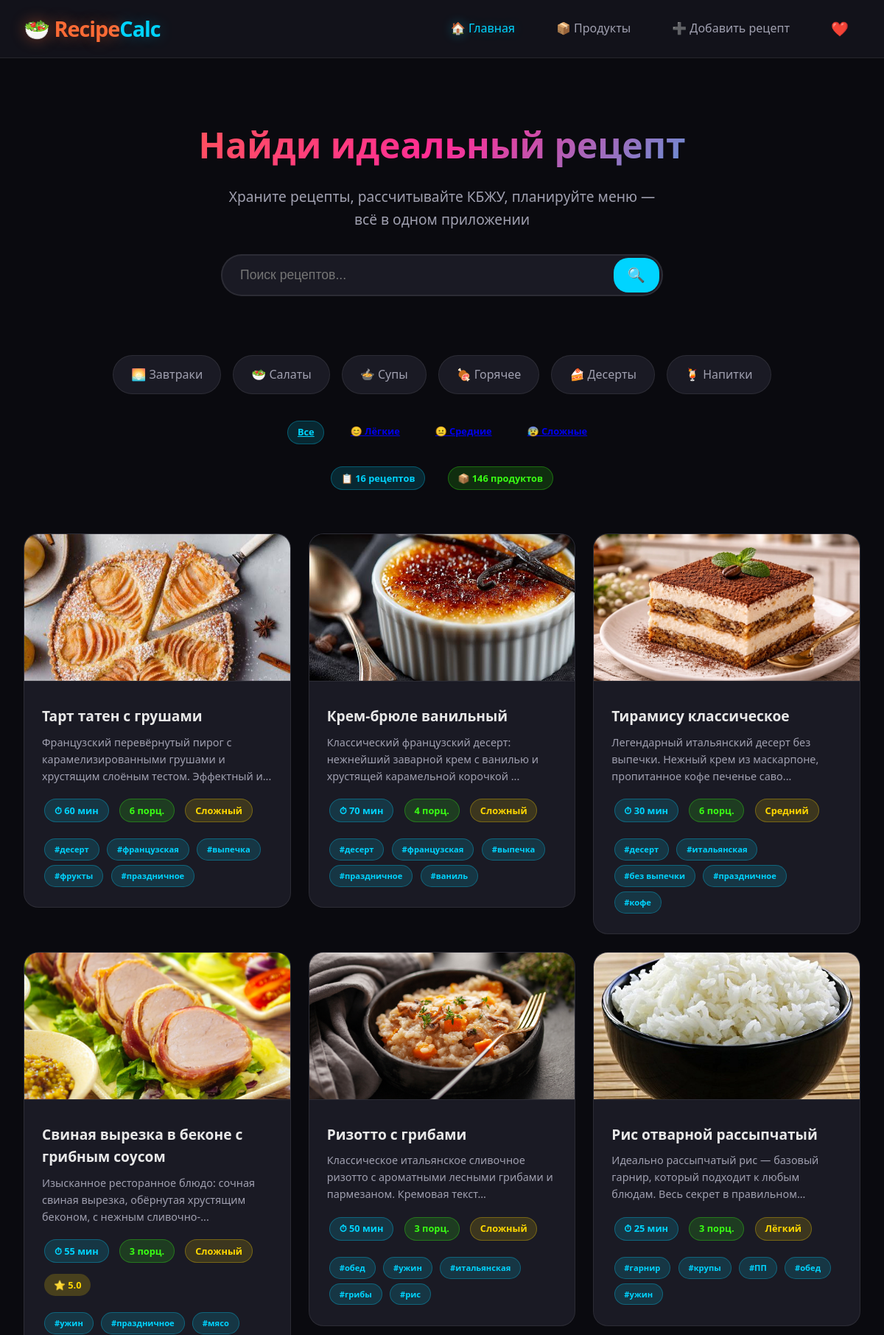
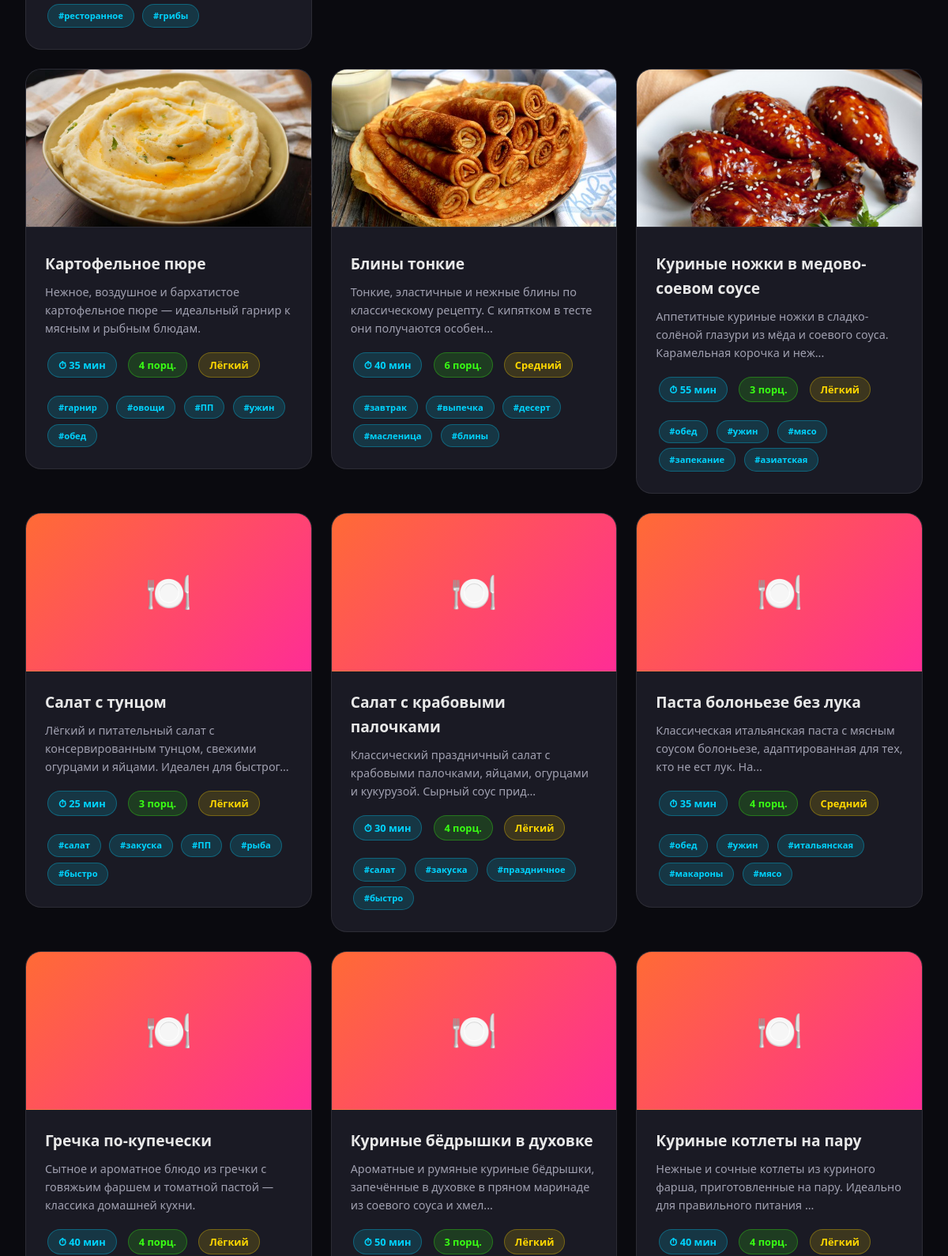
The page / (upper part) on the database its author committed (2 pictures, top to bottom).
### models.py (models this page shows, shortened)
class Recipe(db.Model):
    id = db.Column(db.Integer, primary_key=True)
    title = db.Column(db.String(200), nullable=False)
    description = db.Column(db.Text, default='')
    image = db.Column(db.String(300), default='')
    prep_time = db.Column(db.Integer, default=0)
    cook_time = db.Column(db.Integer, default=0)
    total_time = db.Column(db.Integer, default=0)
    default_portions = db.Column(db.Integer, default=1)
    difficulty = db.Column(db.String(20), default='easy')
    tags = db.Column(db.String(300), default='')
    instructions = db.Column(db.Text, default='')  # JSON steps
    created_at = db.Column(db.DateTime, default=datetime.utcnow)
    updated_at = db.Column(db.DateTime, default=datetime.utcnow, onupdate=datetime.utcnow)
    favorites = db.Column(db.Boolean, default=False)
    rating = db.Column(db.Float, default=0.0)
    rating_count = db.Column(db.Integer, default=0)
    ingredients = db.relationship('RecipeIngredient',
                                  backref='recipe',
                                  lazy=True,
                                  cascade="all, delete-orphan")

### routes/main.py (the view, shortened to what this page needs)
@main_bp.route('/')
def index():
    search_query = request.args.get('q', '')
    category_filter = request.args.get('category', '')
    difficulty_filter = request.args.get('difficulty', '')
    sort_by = request.args.get('sort', 'newest')
    query = Recipe.query
    if difficulty_filter:
        query = query.filter(Recipe.difficulty == difficulty_filter)
    if sort_by == 'rating':
        query = query.order_by(Recipe.rating.desc())
    elif sort_by == 'quick':
        query = query.order_by(Recipe.total_time.asc())
    elif sort_by == 'calories':
        query = query.order_by(Recipe.id)  # Заглушка, нужна денормализация
    else:  # newest
        query = query.order_by(Recipe.created_at.desc())
    recipes = query.limit(50).all()
    categories = [
        {'name': 'Завтраки', 'icon': '🌅', 'tag': 'завтрак'},
        {'name': 'Салаты', 'icon': '🥗', 'tag': 'салат'},
        {'name': 'Супы', 'icon': '🍲', 'tag': 'суп'},
        {'name': 'Горячее', 'icon': '🍖', 'tag': 'горячее'},
        {'name': 'Десерты', 'icon': '🍰', 'tag': 'десерт'},
        {'name': 'Напитки', 'icon': '🍹', 'tag': 'напиток'},
    ]
    stats = {
        'total_recipes': Recipe.query.count(),
        'total_products': Product.query.count(),
    }
    return render_template(
        'index.html',
        recipes=recipes,
        query=search_query,
        categories=categories,
        stats=stats,
        difficulty_filter=difficulty_filter,
        sort_by=sort_by
    )

### app.py (called while the page is built)
def create_app():
    app = Flask(__name__)
    app.config.from_object(Config)
    db.init_app(app)
    from routes.main import main_bp
    from routes.recipes import recipes_bp
    from routes.products import products_bp
    from routes.api import api_bp
    app.register_blueprint(main_bp)
    app.register_blueprint(recipes_bp, url_prefix='/recipes')
    app.register_blueprint(products_bp, url_prefix='/products')
    app.register_blueprint(api_bp, url_prefix='/api')
    with app.app_context():
        db.create_all()
        os.makedirs(app.config['UPLOAD_FOLDER'], exist_ok=True)
    @app.context_processor
    def utility_processor():
        from models import Product
        return {
            'all_products': Product.query.order_by(Product.name).all()
        }
    return app

### templates/index.html (shortened to what this page needs)
{% extends "base.html" %}
{% block content %}
<div class="hero">
    <h1>Найди идеальный рецепт</h1>
    <p>Храните рецепты, рассчитывайте КБЖУ, планируйте меню — всё в одном приложении</p>
    <form action="{{ url_for('main.index') }}" method="GET" class="search-box">
        <input type="text" name="q" placeholder="Поиск рецептов..." value="{{ query }}">
        <button type="submit">🔍</button>
    </form>
</div>
<div class="category-grid">
    {% for cat in categories %}
    <a href="{{ url_for('main.index', q=cat.tag) }}" class="category-item">
        {{ cat.icon }} {{ cat.name }}
    </a>
    {% endfor %}
</div>
<div class="d-flex gap-2 flex-wrap mb-3 justify-content-center">
    <a href="{{ url_for('main.index', q=query, sort=sort_by, difficulty='') }}"
       class="badge {% if not difficulty_filter %}badge-primary{% else %}badge-{% endif %}">
        Все
    </a>
    <a href="{{ url_for('main.index', q=query, difficulty='easy') }}"
       class="badge {% if difficulty_filter == 'easy' %}badge-success{% endif %}">
        😊 Лёгкие
    </a>
    <a href="{{ url_for('main.index', q=query, difficulty='medium') }}"
       class="badge {% if difficulty_filter == 'medium' %}badge-warning{% endif %}">
        😐 Средние
    </a>
    <a href="{{ url_for('main.index', q=query, difficulty='hard') }}"
       class="badge {% if difficulty_filter == 'hard' %}badge-danger{% endif %}">
        😰 Сложные
    </a>
</div>
<div class="d-flex gap-3 justify-content-center mb-4">
    <span class="badge badge-primary">📋 {{ stats.total_recipes }} рецептов</span>
    <span class="badge badge-success">📦 {{ stats.total_products }} продуктов</span>
</div>
{% if recipes %}
<div class="recipe-grid">
    {% for recipe in recipes %}
    <a href="{{ url_for('recipes.view_recipe', recipe_id=recipe.id) }}"
       style="text-decoration:none; color:inherit;">
        <div class="card">
            {% if recipe.image %}
            <img src="{{ url_for('static', filename=recipe.image) }}"
                 alt="{{ recipe.title }}" class="card-img">
            {% else %}
            <div class="card-img" style="background: linear-gradient(135deg, var(--neon-orange), var(--neon-pink));
                 display: flex; align-items: center; justify-content: center; font-size: 3rem;">
                🍽️
            </div>
            {% endif %}
            <div class="card-body">
                <h3 class="card-title">{{ recipe.title }}</h3>
                <p class="card-text">
                    {% if recipe.description %}
                        {{ recipe.description[:100] }}{% if recipe.description|length > 100 %}...{% endif %}
                    {% else %}
                        Нет описания
                    {% endif %}
                </p>
                <div class="d-flex gap-1 flex-wrap">
                    {% if recipe.total_time %}
                    <span class="badge badge-primary">⏱ {{ recipe.total_time }} мин</span>
                    {% endif %}
                    <span class="badge badge-success">{{ recipe.default_portions }} порц.</span>
                    <span class="badge badge-warning">
                        {% if recipe.difficulty == 'easy' %}Лёгкий
                        {% elif recipe.difficulty == 'medium' %}Средний
                        {% else %}Сложный{% endif %}
                    </span>
                    {% if recipe.rating > 0 %}
                    <span class="badge" style="background:rgba(255,215,0,0.2); color:#ffd700;">
                        ⭐ {{ recipe.rating }}
                    </span>
                    {% endif %}
                </div>
                {% if recipe.tags %}
                <div class="mt-2">
                    {% for tag in recipe.tags.split(',') %}
                        {% if tag.strip() %}
                        <span class="badge badge-primary" style="font-size:0.7rem;">#{{ tag.strip() }}</span>
                        {% endif %}
                    {% endfor %}
                </div>
                {% endif %}
            </div>
        </div>
    </a>
    {% endfor %}
</div>
{% endif %}
{% endblock %}

### templates/base.html (shortened to what this page needs)
<!DOCTYPE html>
<html lang="ru">
<head>
    <link rel="stylesheet" href="{{ url_for('static', filename='css/style.css') }}">
</head>
<body>
    <nav class="navbar">
        <a href="{{ url_for('main.index') }}" class="navbar-brand">
            🥗 Recipe<span>Calc</span>
        </a>
        <ul class="navbar-nav">
            <li><a href="{{ url_for('main.index') }}" class="{% if request.endpoint == 'main.index' %}active{% endif %}">
                🏠 Главная
            </a></li>
            <li><a href="{{ url_for('products.product_list') }}" class="{% if 'products' in request.endpoint %}active{% endif %}">
                📦 Продукты
            </a></li>
            <li><a href="{{ url_for('recipes.add_recipe') }}" class="{% if request.endpoint == 'recipes.add_recipe' %}active{% endif %}">
                ➕ Добавить рецепт
            </a></li>
            <li>
                <a href="{{ url_for('main.index', favorites='1') }}" style="font-size:1.2rem;">
                    ❤️
                </a>
            </li>
        </ul>
    </nav>
    <main class="container">
        {% block content %}{% endblock %}
    </main>
</body>
</html>

### rows shown on the page
Recipe: image (picture), title "Тарт татен с грушами", description "Французский перевёрнутый пирог с карамелизированными грушами и хрустящим слоёным тестом. Эффектный и", total_time "60", default_portions "6", difficulty "Сложный", strip "десерт" "французская" "выпечка" "фрукты" "праздничное"
Recipe: image (picture), title "Крем-брюле ванильный", description "Классический французский десерт: нежнейший заварной крем с ванилью и хрустящей карамельной корочкой", total_time "70", default_portions "4", difficulty "Сложный", strip "десерт" "французская" "выпечка" "праздничное" "ваниль"
Recipe: image (picture), title "Тирамису классическое", description "Легендарный итальянский десерт без выпечки. Нежный крем из маскарпоне, пропитанное кофе печенье саво", total_time "30", default_portions "6", difficulty "Средний", strip "десерт" "итальянская" "без выпечки" "праздничное" "кофе"
Recipe: image (picture), title "Свиная вырезка в беконе с грибным соусом", description "Изысканное ресторанное блюдо: сочная свиная вырезка, обёрнутая хрустящим беконом, с нежным сливочно-", total_time "55", default_portions "3", difficulty "Сложный", rating "5.0", strip "ужин" "праздничное" "мясо" "ресторанное" "грибы"
Recipe: image (picture), title "Ризотто с грибами", description "Классическое итальянское сливочное ризотто с ароматными лесными грибами и пармезаном. Кремовая текст", total_time "50", default_portions "3", difficulty "Сложный", strip "обед" "ужин" "итальянская" "грибы" "рис"
Recipe: image (picture), title "Рис отварной рассыпчатый", description "Идеально рассыпчатый рис — базовый гарнир, который подходит к любым блюдам. Весь секрет в правильном", total_time "25", default_portions "3", difficulty "Лёгкий", strip "гарнир" "крупы" "ПП" "обед" "ужин"
Recipe: image (picture), title "Картофельное пюре", description "Нежное, воздушное и бархатистое картофельное пюре — идеальный гарнир к мясным и рыбным блюдам.", total_time "35", default_portions "4", difficulty "Лёгкий", strip "гарнир" "овощи" "ПП" "ужин" "обед"
Recipe: image (picture), title "Блины тонкие", description "Тонкие, эластичные и нежные блины по классическому рецепту. С кипятком в тесте они получаются особен", total_time "40", default_portions "6", difficulty "Средний", strip "завтрак" "выпечка" "десерт" "масленица" "блины"
Recipe: image (picture), title "Куриные ножки в медово-соевом соусе", description "Аппетитные куриные ножки в сладко-солёной глазури из мёда и соевого соуса. Карамельная корочка и неж", total_time "55", default_portions "3", difficulty "Лёгкий", strip "обед" "ужин" "мясо" "запекание" "азиатская"
Recipe: title "Салат с тунцом", description "Лёгкий и питательный салат с консервированным тунцом, свежими огурцами и яйцами. Идеален для быстрог", total_time "25", default_portions "3", difficulty "Лёгкий", strip "салат" "закуска" "ПП" "рыба" "быстро"
Recipe: title "Салат с крабовыми палочками", description "Классический праздничный салат с крабовыми палочками, яйцами, огурцами и кукурузой. Сырный соус прид", total_time "30", default_portions "4", difficulty "Лёгкий", strip "салат" "закуска" "праздничное" "быстро"
Recipe: title "Паста болоньезе без лука", description "Классическая итальянская паста с мясным соусом болоньезе, адаптированная для тех, кто не ест лук. На", total_time "35", default_portions "4", difficulty "Средний", strip "обед" "ужин" "итальянская" "макароны" "мясо"
Recipe: title "Гречка по-купечески", description "Сытное и ароматное блюдо из гречки с говяжьим фаршем и томатной пастой — классика домашней кухни.", total_time "40", default_portions "4", difficulty "Лёгкий"
Recipe: title "Куриные бёдрышки в духовке", description "Ароматные и румяные куриные бёдрышки, запечённые в духовке в пряном маринаде из соевого соуса и хмел", total_time "50", default_portions "3", difficulty "Лёгкий"
Recipe: title "Куриные котлеты на пару", description "Нежные и сочные котлеты из куриного фарша, приготовленные на пару. Идеально для правильного питания", total_time "40", default_portions "4", difficulty "Лёгкий"

### other values the page prints
{{ cat.icon }} "🌅" "🥗" "🍲" "🍖" "🍰" "🍹"
{{ cat.name }} "Завтраки" "Салаты" "Супы" "Горячее" "Десерты" "Напитки"
{{ stats.total_recipes }} "16"
{{ stats.total_products }} "146"
